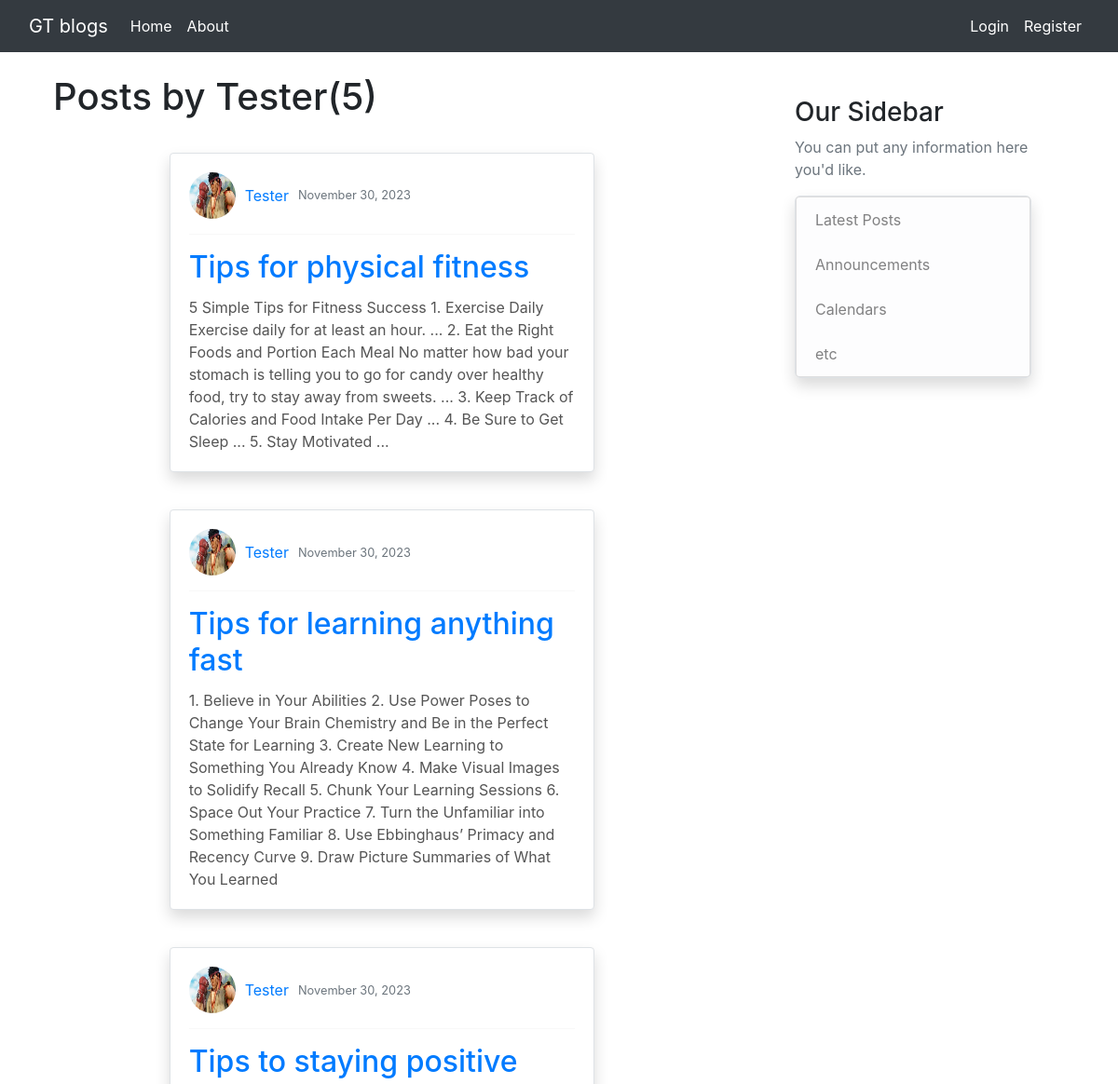
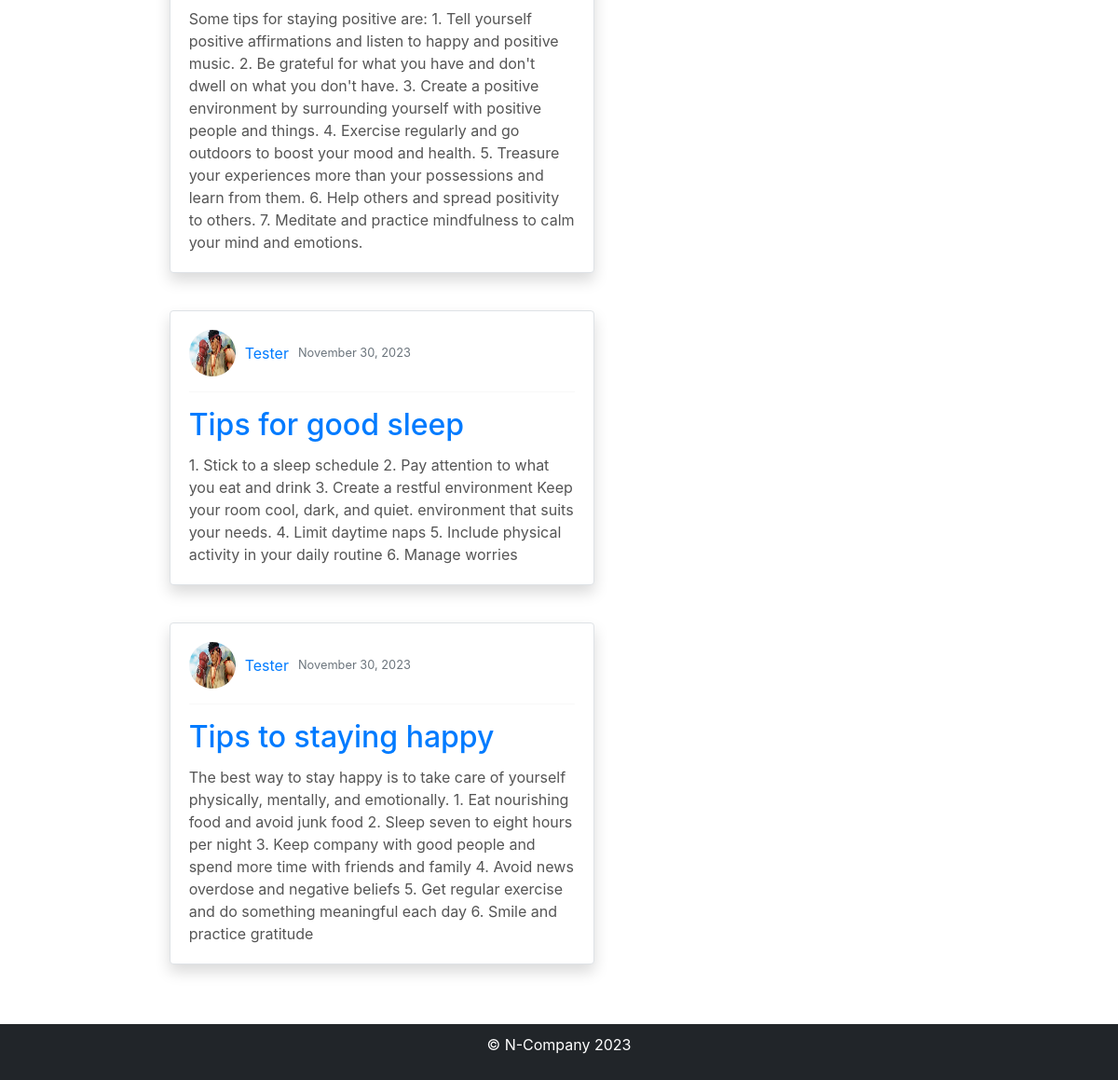
The app's page /blog/home/user/Tester with its own data (2 pictures, top to bottom).
### blog/models.py (models this page shows, shortened)
class Post(models.Model):
    title = models.CharField(max_length=200)
    content = models.TextField()
    date_posted = models.DateTimeField(auto_now_add=True)
    author = models.ForeignKey(User, on_delete=models.CASCADE)

### users/models.py (models this page shows, shortened)
class Profile(models.Model):
    user = models.OneToOneField(User, on_delete=models.CASCADE)
    bio = models.TextField()
    image = models.ImageField(default='default.jpg',upload_to='profile_pics')

### blog/views.py (the view)
# urls.py: path('home/user/<str:username>', UserPostListView.as_view(), name="user-posts"),
class UserPostListView(ListView):
    model = Post
    template_name='blog/user_posts.html'  #<app>/<model>_<viewtype>.html
    context_object_name = 'posts'
    paginate_by = 5
    def get_queryset(self):
        user = get_object_or_404(User,username=self.kwargs.get('username'))
        return Post.objects.filter(author=user).order_by('-date_posted')

### blog/templates/blog/user_posts.html (shortened to what this page needs)
{% extends '../blog/base.html' %}
{% block css %}
  {% load static %}
{% endblock  %}
{% block body %}
  {% load static %}
  <div class="container">
    <div class="row my-4">
        <h1 class="mb-3">Posts by {{ view.kwargs.username }}({{ page_obj.paginator.count }})</h1>
      {% for post in posts %}
        <div class="col-md-8 offset-md-2">
          <div class="card post-card border shadow">
            <div class="card-body">
              <div class="article-metadata">
                <img class="rounded-circle" src="{{post.author.profile.image.url}}">
                <a href="{% url 'user-posts' post.author.username %}">{{ post.author }}</a>
                <small class="text-muted">{{ post.date_posted|date:"F d, Y" }}</small>
              </div>
              <hr />
              <h2 class="card-title"><a href="{% url 'Post-detail' post.id %}">{{ post.title }}</a></h2>
              <p class="card-text article-content">{{ post.content }}</p>
            </div>
          </div>
        </div>
      {% endfor %}
    </div>
  </div>
{% endblock %}

### blog/templates/blog/user_posts.html (style rules this page uses)
.post-card { margin-bottom: 20px; box-shadow: 0 4px 8px rgba(0, 0, 0, 0.1); transition: transform 0.3s; width: 100%; margin: 20px auto; }
.article-metadata { display: flex; align-items: center; margin-bottom: 10px; }
.article-metadata a { margin-right: 10px; }
.article-metadata img { width: 50px; height: 50px; border-radius: 50%; margin-right: 10px; }
.article-content { color: #555; }

### records on screen
Post: author.profile.image (picture), author "Tester", date_posted "November 30, 2023", title "Tips for physical fitness", content "5 Simple Tips for Fitness Success 1. Exercise Daily Exercise daily for at least an hour. ... 2. Eat the Right Foods and Portion Each Meal No matter how bad your stomach is telling you to go for candy over healthy food, try to stay away from sweets. ... 3. Keep Track of Calories and Food Intake Per Day ... 4. Be Sure to Get Sleep ... 5. Stay Motivated ..."
Post: author.profile.image (picture), author "Tester", date_posted "November 30, 2023", title "Tips for learning anything fast", content "1. Believe in Your Abilities 2. Use Power Poses to Change Your Brain Chemistry and Be in the Perfect State for Learning 3. Create New Learning to Something You Already Know 4. Make Visual Images to Solidify Recall 5. Chunk Your Learning Sessions 6. Space Out Your Practice 7. Turn the Unfamiliar into Something Familiar 8. Use Ebbinghaus’ Primacy and Recency Curve 9. Draw Picture Summaries of What You Learned"
Post: author.profile.image (picture), author "Tester", date_posted "November 30, 2023", title "Tips to staying positive", content "Some tips for staying positive are: 1. Tell yourself positive affirmations and listen to happy and positive music. 2. Be grateful for what you have and don't dwell on what you don't have. 3. Create a positive environment by surrounding yourself with positive people and things. 4. Exercise regularly and go outdoors to boost your mood and health. 5. Treasure your experiences more than your possessions and learn from them. 6. Help others and spread positivity to others. 7. Meditate and practice mindfulness to calm your mind and emotions."
Post: author.profile.image (picture), author "Tester", date_posted "November 30, 2023", title "Tips for good sleep", content "1. Stick to a sleep schedule 2. Pay attention to what you eat and drink 3. Create a restful environment Keep your room cool, dark, and quiet. environment that suits your needs. 4. Limit daytime naps 5. Include physical activity in your daily routine 6. Manage worries"
Post: author.profile.image (picture), author "Tester", date_posted "November 30, 2023", title "Tips to staying happy", content "The best way to stay happy is to take care of yourself physically, mentally, and emotionally. 1. Eat nourishing food and avoid junk food 2. Sleep seven to eight hours per night 3. Keep company with good people and spend more time with friends and family 4. Avoid news overdose and negative beliefs 5. Get regular exercise and do something meaningful each day 6. Smile and practice gratitude"

### other values on screen
{{ view.kwargs.username }} "Tester"
{{ page_obj.paginator.count }} "5"
